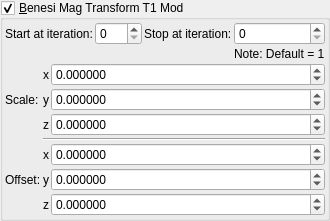
    <widget class="MyGroupBox" name="groupCheck_transf_function_enabledx_false">
     <property name="toolTip">
      <string/>
     </property>
     <property name="title">
      <string>&amp;Benesi Mag Transform T1 Mod</string>
     </property>
     <property name="checkable">
      <bool>true</bool>
     </property>
     <layout class="QVBoxLayout" name="verticalLayout_32" stretch="0,0">
      <property name="spacing">
       <number>2</number>
      </property>
      <property name="leftMargin">
       <number>2</number>
      </property>
      <property name="topMargin">
       <number>2</number>
      </property>
      <property name="rightMargin">
       <number>2</number>
      </property>
      <property name="bottomMargin">
       <number>2</number>
      </property>
      <item>
       <layout class="QGridLayout" name="gridLayout_68">
        <property name="spacing">
         <number>2</number>
        </property>
        <item row="1" column="3">
         <widget class="MySpinBox" name="spinboxInt_transf_stop_iterationsTM_1">
          <property name="sizePolicy">
           <sizepolicy hsizetype="Minimum" vsizetype="Maximum">
            <horstretch>0</horstretch>
            <verstretch>0</verstretch>
           </sizepolicy>
          </property>
          <property name="maximum">
           <number>999</number>
          </property>
         </widget>
        </item>
        <item row="1" column="1">
         <widget class="MySpinBox" name="spinboxInt_transf_start_iterations_D">
          <property name="sizePolicy">
           <sizepolicy hsizetype="Minimum" vsizetype="Maximum">
            <horstretch>0</horstretch>
            <verstretch>0</verstretch>
           </sizepolicy>
          </property>
          <property name="maximum">
           <number>999</number>
          </property>
         </widget>
        </item>
        <item row="1" column="0">
         <widget class="QLabel" name="label_251">
          <property name="text">
           <string>Start at iteration:</string>
          </property>
         </widget>
        </item>
        <item row="1" column="2">
         <widget class="QLabel" name="label_250">
          <property name="text">
           <string>Stop at iteration:</string>
          </property>
         </widget>
        </item>
        <item row="2" column="3">
         <widget class="QLabel" name="label_141">
          <property name="text">
           <string>Note: Default = 1</string>
          </property>
         </widget>
        </item>
       </layout>
      </item>
      <item>
       <layout class="QGridLayout" name="gridLayout_69" columnstretch="0,0,1">
        <property name="spacing">
         <number>2</number>
        </property>
        <item row="2" column="2">
         <widget class="MyDoubleSpinBox" name="spinbox3_transf_scale3D_333_z">
          <property name="sizePolicy">
           <sizepolicy hsizetype="Minimum" vsizetype="Maximum">
            <horstretch>0</horstretch>
            <verstretch>0</verstretch>
           </sizepolicy>
          </property>
          <property name="prefix">
           <string/>
          </property>
          <property name="suffix">
           <string/>
          </property>
          <property name="decimals">
           <number>6</number>
          </property>
          <property name="minimum">
           <double>-99.989999999999995</double>
          </property>
          <property name="maximum">
           <double>99.989999999999995</double>
          </property>
          <property name="singleStep">
           <double>0.100000000000000</double>
          </property>
         </widget>
        </item>
        <item row="5" column="0">
         <widget class="QLabel" name="label_260">
          <property name="text">
           <string>Offset:</string>
          </property>
         </widget>
        </item>
        <item row="1" column="2">
         <widget class="MyDoubleSpinBox" name="spinbox3_transf_scale3D_333_y">
          <property name="sizePolicy">
           <sizepolicy hsizetype="Minimum" vsizetype="Maximum">
            <horstretch>0</horstretch>
            <verstretch>0</verstretch>
           </sizepolicy>
          </property>
          <property name="prefix">
           <string/>
          </property>
          <property name="suffix">
           <string/>
          </property>
          <property name="decimals">
           <number>6</number>
          </property>
          <property name="minimum">
           <double>-99.989999999999995</double>
          </property>
          <property name="maximum">
           <double>99.989999999999995</double>
          </property>
          <property name="singleStep">
           <double>0.100000000000000</double>
          </property>
         </widget>
        </item>
        <item row="4" column="2">
         <widget class="MyDoubleSpinBox" name="spinbox3_transf_addition_constant_111_x">
          <property name="sizePolicy">
           <sizepolicy hsizetype="Minimum" vsizetype="Maximum">
            <horstretch>0</horstretch>
            <verstretch>0</verstretch>
           </sizepolicy>
          </property>
          <property name="prefix">
           <string/>
          </property>
          <property name="suffix">
           <string/>
          </property>
          <property name="decimals">
           <number>6</number>
          </property>
          <property name="minimum">
           <double>-99.989999999999995</double>
          </property>
          <property name="maximum">
           <double>99.989999999999995</double>
          </property>
          <property name="singleStep">
           <double>0.100000000000000</double>
          </property>
         </widget>
        </item>
        <item row="6" column="2">
         <widget class="MyDoubleSpinBox" name="spinbox3_transf_addition_constant_111_z">
          <property name="sizePolicy">
           <sizepolicy hsizetype="Minimum" vsizetype="Maximum">
            <horstretch>0</horstretch>
            <verstretch>0</verstretch>
           </sizepolicy>
          </property>
          <property name="prefix">
           <string/>
          </property>
          <property name="suffix">
           <string/>
          </property>
          <property name="decimals">
           <number>6</number>
          </property>
          <property name="minimum">
           <double>-99.989999999999995</double>
          </property>
          <property name="maximum">
           <double>99.989999999999995</double>
          </property>
          <property name="singleStep">
           <double>0.100000000000000</double>
          </property>
         </widget>
        </item>
        <item row="6" column="1">
         <widget class="QLabel" name="label_134">
          <property name="sizePolicy">
           <sizepolicy hsizetype="Preferred" vsizetype="Preferred">
            <horstretch>0</horstretch>
            <verstretch>0</verstretch>
           </sizepolicy>
          </property>
          <property name="text">
           <string notr="true">z</string>
          </property>
          <property name="alignment">
           <set>Qt::AlignRight|Qt::AlignTrailing|Qt::AlignVCenter</set>
          </property>
         </widget>
        </item>
        <item row="0" column="1">
         <widget class="QLabel" name="label_137">
          <property name="sizePolicy">
           <sizepolicy hsizetype="Preferred" vsizetype="Preferred">
            <horstretch>0</horstretch>
            <verstretch>0</verstretch>
           </sizepolicy>
          </property>
          <property name="text">
           <string notr="true">x</string>
          </property>
          <property name="alignment">
           <set>Qt::AlignRight|Qt::AlignTrailing|Qt::AlignVCenter</set>
          </property>
         </widget>
        </item>
        <item row="1" column="0">
         <widget class="QLabel" name="label_261">
          <property name="text">
           <string>Scale:</string>
          </property>
         </widget>
        </item>
        <item row="5" column="2">
         <widget class="MyDoubleSpinBox" name="spinbox3_transf_addition_constant_111_y">
          <property name="sizePolicy">
           <sizepolicy hsizetype="Minimum" vsizetype="Maximum">
            <horstretch>0</horstretch>
            <verstretch>0</verstretch>
           </sizepolicy>
          </property>
          <property name="prefix">
           <string/>
          </property>
          <property name="suffix">
           <string/>
          </property>
          <property name="decimals">
           <number>6</number>
          </property>
          <property name="minimum">
           <double>-99.989999999999995</double>
          </property>
          <property name="maximum">
           <double>99.989999999999995</double>
          </property>
          <property name="singleStep">
           <double>0.100000000000000</double>
          </property>
         </widget>
        </item>
        <item row="1" column="1">
         <widget class="QLabel" name="label_138">
          <property name="sizePolicy">
           <sizepolicy hsizetype="Preferred" vsizetype="Preferred">
            <horstretch>0</horstretch>
            <verstretch>0</verstretch>
           </sizepolicy>
          </property>
          <property name="text">
           <string notr="true">y</string>
          </property>
          <property name="alignment">
           <set>Qt::AlignRight|Qt::AlignTrailing|Qt::AlignVCenter</set>
          </property>
         </widget>
        </item>
        <item row="5" column="1">
         <widget class="QLabel" name="label_136">
          <property name="sizePolicy">
           <sizepolicy hsizetype="Preferred" vsizetype="Preferred">
            <horstretch>0</horstretch>
            <verstretch>0</verstretch>
           </sizepolicy>
          </property>
          <property name="text">
           <string notr="true">y</string>
          </property>
          <property name="alignment">
           <set>Qt::AlignRight|Qt::AlignTrailing|Qt::AlignVCenter</set>
          </property>
         </widget>
        </item>
        <item row="0" column="2">
         <widget class="MyDoubleSpinBox" name="spinbox3_transf_scale3D_333_x">
          <property name="sizePolicy">
           <sizepolicy hsizetype="Minimum" vsizetype="Maximum">
            <horstretch>0</horstretch>
            <verstretch>0</verstretch>
           </sizepolicy>
          </property>
          <property name="prefix">
           <string/>
          </property>
          <property name="suffix">
           <string/>
          </property>
          <property name="decimals">
           <number>6</number>
          </property>
          <property name="minimum">
           <double>-99.989999999999995</double>
          </property>
          <property name="maximum">
           <double>99.989999999999995</double>
          </property>
          <property name="singleStep">
           <double>0.100000000000000</double>
          </property>
         </widget>
        </item>
        <item row="4" column="1">
         <widget class="QLabel" name="label_135">
          <property name="sizePolicy">
           <sizepolicy hsizetype="Preferred" vsizetype="Preferred">
            <horstretch>0</horstretch>
            <verstretch>0</verstretch>
           </sizepolicy>
          </property>
          <property name="text">
           <string notr="true">x</string>
          </property>
          <property name="alignment">
           <set>Qt::AlignRight|Qt::AlignTrailing|Qt::AlignVCenter</set>
          </property>
         </widget>
        </item>
        <item row="2" column="1">
         <widget class="QLabel" name="label_139">
          <property name="sizePolicy">
           <sizepolicy hsizetype="Preferred" vsizetype="Preferred">
            <horstretch>0</horstretch>
            <verstretch>0</verstretch>
           </sizepolicy>
          </property>
          <property name="text">
           <string notr="true">z</string>
          </property>
          <property name="alignment">
           <set>Qt::AlignRight|Qt::AlignTrailing|Qt::AlignVCenter</set>
          </property>
         </widget>
        </item>
        <item row="3" column="1" colspan="2">
         <widget class="Line" name="line_54">
          <property name="orientation">
           <enum>Qt::Horizontal</enum>
          </property>
         </widget>
        </item>
       </layout>
      </item>
     </layout>
    </widget>
